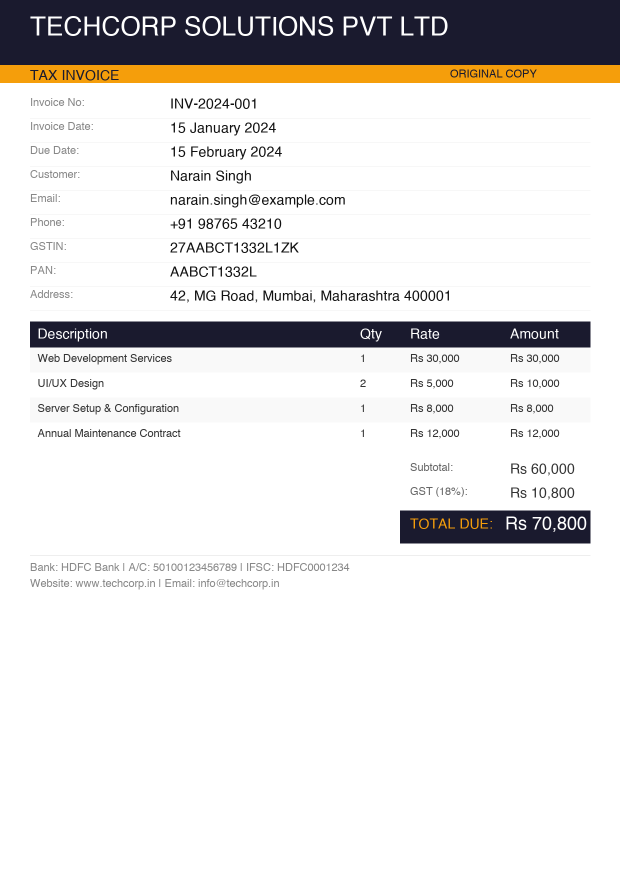
#> input picture sample_docs/sample_invoice.png, 1240 x 1754 px (shown at 1/2 size)
$ python -i image_preprocess.py   (imports and definitions only)   (older library calls are emulated)
#> lines starting #> are read from the running program, lines starting #| are printed output that depends on the picture; after the words box and inside, x2 and y2 are one past the last pixel; in counts of white or black regions, pixels touching at a corner belong together
#> further down, picture is the input picture: PIL image 1240x1754 RGB; mean R, G, B 226.8, 225, 224.2
"""
utils/image_preprocess.py  — V4
Adds public correct_perspective() with detection feedback,
updates photo pipeline to use it + improved adaptive threshold params,
and adds perspective_warning to quality assessment.

V4 changes:
  • correct_perspective()  — public function, returns (Image, bool)
  • assess_image_quality() — adds perspective_warning via Hough lines
  • _mode_photo()          — calls correct_perspective first, blockSize=31, C=12
  • upscale_for_ocr()      — unchanged but called before denoising
"""
import numpy as np
from PIL import Image, ImageFilter, ImageEnhance, ImageOps

try:
    import cv2
    _HAS_CV2 = True
except ImportError:
    _HAS_CV2 = False


# ── Corner ordering (shared by public + private functions) ─────────────────────

# [246 lines left out: functions order_corners, auto_crop_document, correct_perspective, assess_image_quality, upscale_for_ocr, not called in this run]


# ── Public API ─────────────────────────────────────────────────────────────────

def preprocess_for_ocr(pil_image: Image.Image, mode: str = "standard") -> Image.Image:
    """
    Preprocess a PIL Image for OCR.
    mode: 'standard' | 'aggressive' | 'photo'
    Returns preprocessed Image (single value — callers that need perspective
    correction status should call correct_perspective() beforehand).
    """
    if _HAS_CV2:
        return _preprocess_cv2(pil_image, mode=mode)
    return _preprocess_pil(pil_image)


def preprocess_image(pil_image: Image.Image, photo_mode: bool = True) -> Image.Image:
    """Legacy compat alias."""
    return preprocess_for_ocr(pil_image, mode="photo" if photo_mode else "standard")


# ── OpenCV pipelines ───────────────────────────────────────────────────────────

def _preprocess_cv2(pil_image: Image.Image, mode: str) -> Image.Image:
#> called with mode = 'standard'
    img_rgb = np.array(pil_image.convert("RGB"))
    gray    = cv2.cvtColor(img_rgb, cv2.COLOR_RGB2GRAY)
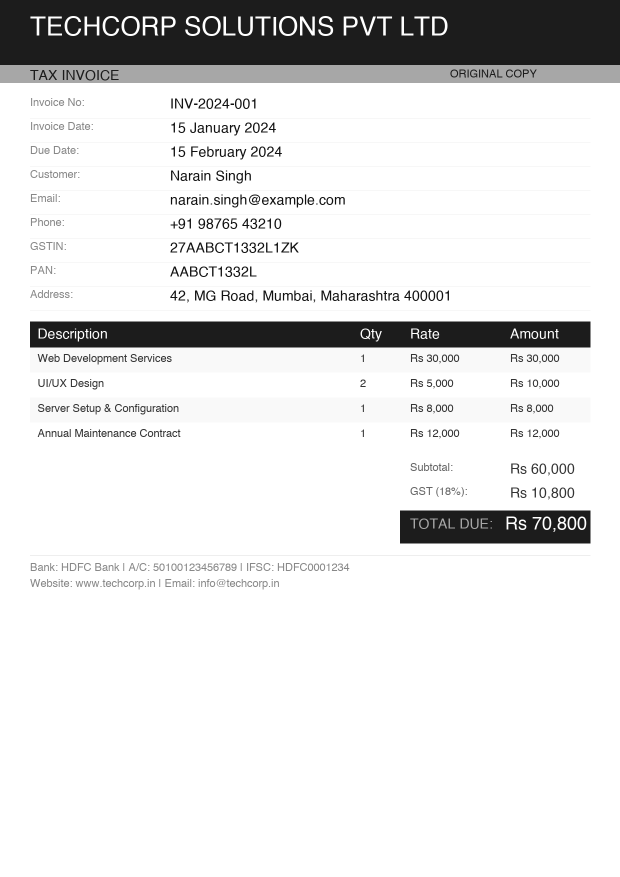
#> gray: shape (1754, 1240) (shown at 1/2 size); min 17, max 255, mean 225.4

    if mode == "standard":
        return _mode_standard(gray)
    if mode == "aggressive":
        return _mode_aggressive(gray)
    if mode == "photo":
        return _mode_photo(pil_image)   # photo mode takes PIL (runs correction)
    return Image.fromarray(gray)


def _mode_standard(gray: np.ndarray) -> Image.Image:
    """Clean flatbed scans — Otsu binarisation."""
    denoised = cv2.fastNlMeansDenoising(gray, h=10)
    _, binary = cv2.threshold(denoised, 0, 255, cv2.THRESH_BINARY + cv2.THRESH_OTSU)
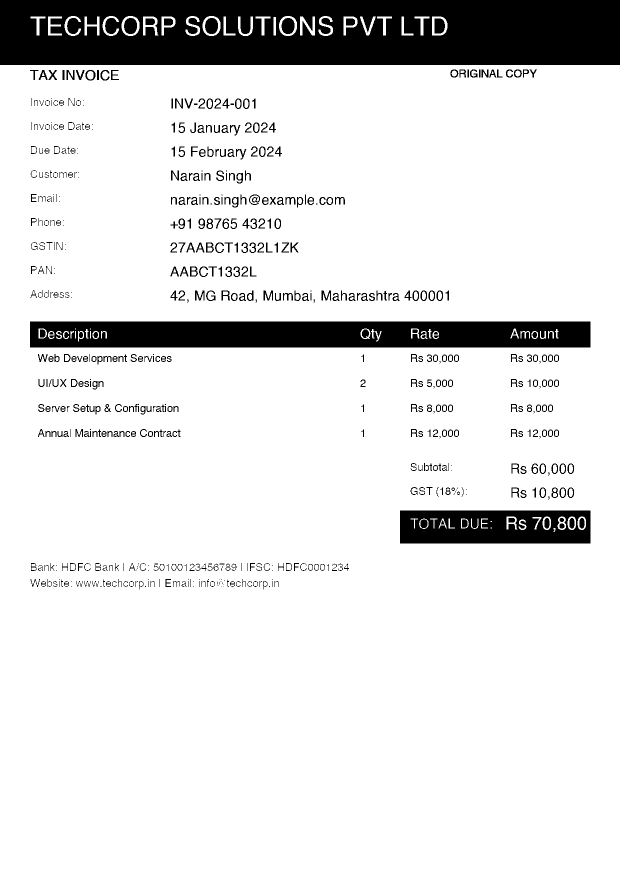
#> binary: shape (1754, 1240) (shown at 1/2 size); 87.9% white; 608 black regions (134 under 20 px), largest, box (x1, y1, x2, y2) and area: (0, 0, 1240, 130) 148496, (60, 643, 1181, 695) 55298, (800, 1021, 1181, 1087) 21794
    return Image.fromarray(binary)


# [85 lines left out: functions _mode_aggressive, _mode_photo, _deskew, _preprocess_pil, not called in this run]

>>> from PIL import Image
>>> picture = Image.open('../sample_docs/sample_invoice.png')
>>> result = preprocess_for_ocr(picture)

$ run again, on sample_docs/sample_letter.png
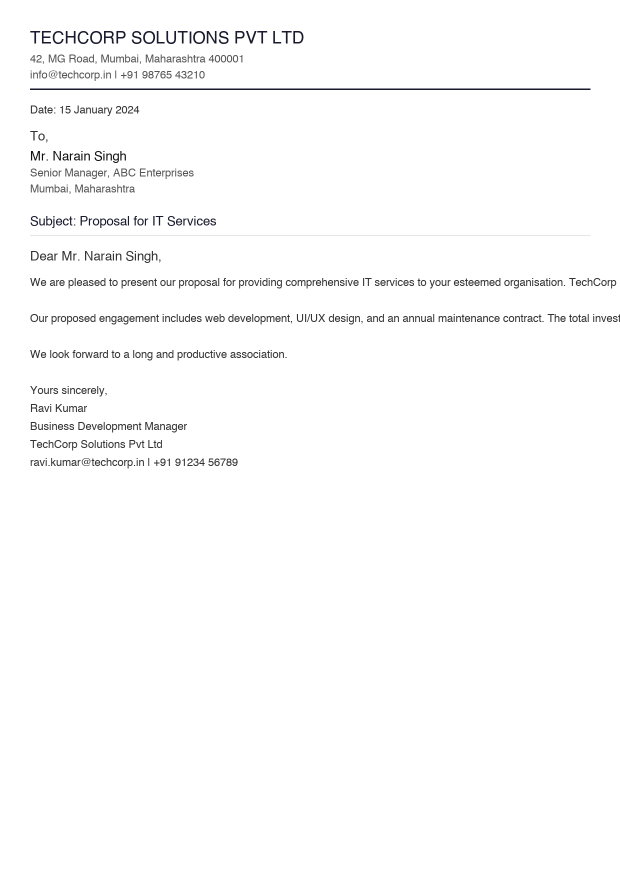
#> input picture sample_docs/sample_letter.png, 1240 x 1754 px (shown at 1/2 size)
#> picture is the input picture: PIL image 1240x1754 RGB; mean R, G, B 251.2, 251.2, 251.3
#> in _mode_standard, `_, binary = cv2.threshold(denoised, 0, 255, cv2.THRESH_BINARY + cv2.TH..`:
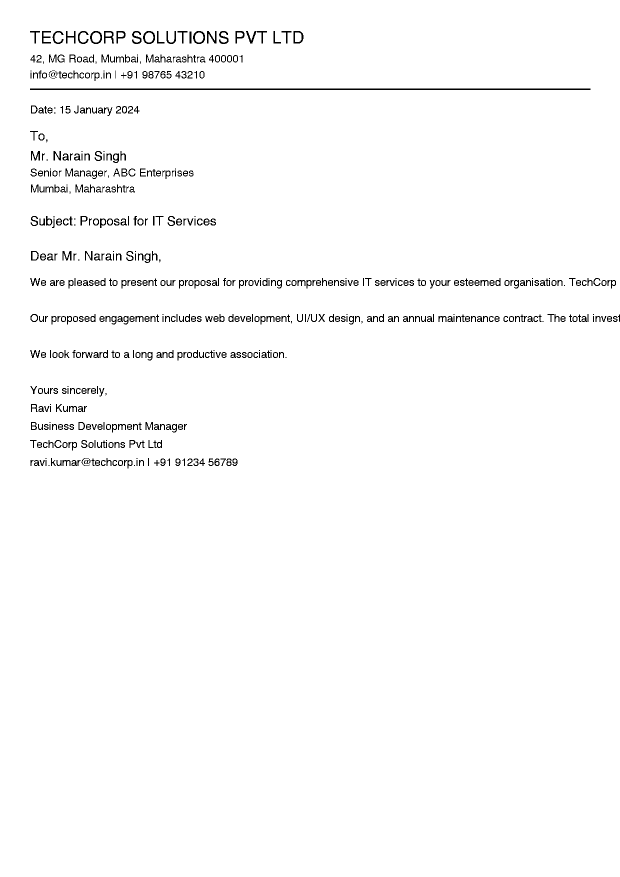
#> binary: shape (1754, 1240) (shown at 1/2 size); 98.1% white; black in thin lines or dots, all inside (x1, y1, x2, y2) = (60, 62, 1240, 937)

$ run again, on sample_docs/sample_receipt.png
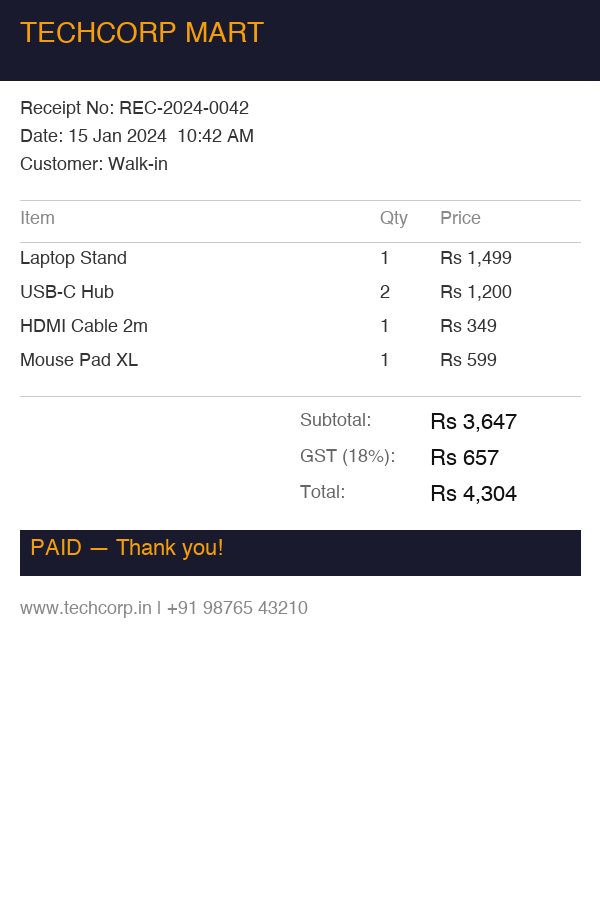
#> input picture sample_docs/sample_receipt.png, 600 x 900 px
#> picture is the input picture: PIL image 600x900 RGB; mean R, G, B 221.2, 220.9, 222.9
#> in _mode_standard, `_, binary = cv2.threshold(denoised, 0, 255, cv2.THRESH_BINARY + cv2.TH..`:
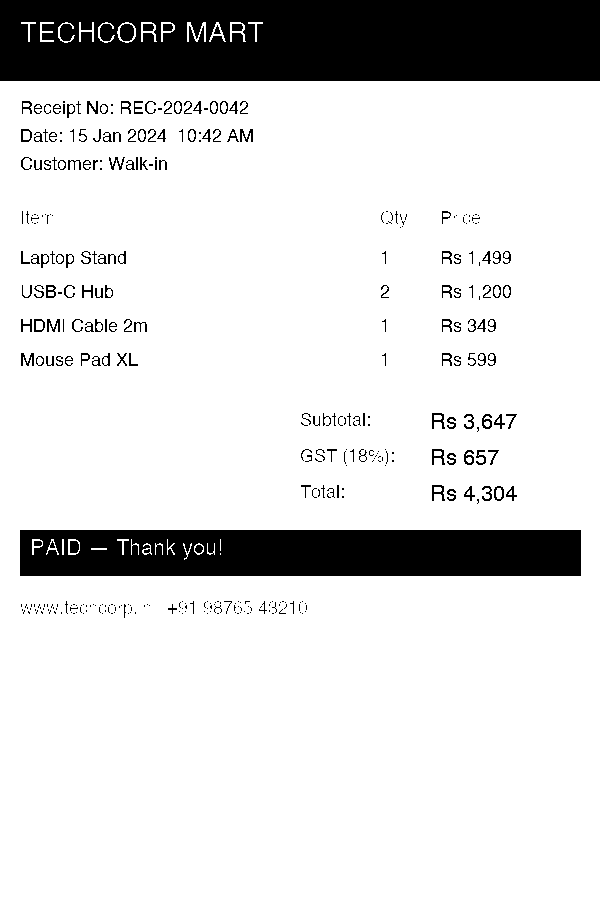
#> binary: shape (900, 600); 85.2% white; 380 black regions (231 under 20 px), largest, box (x1, y1, x2, y2) and area: (0, 0, 600, 81) 46945, (20, 530, 581, 576) 25013, (120, 24, 134, 41) 205
